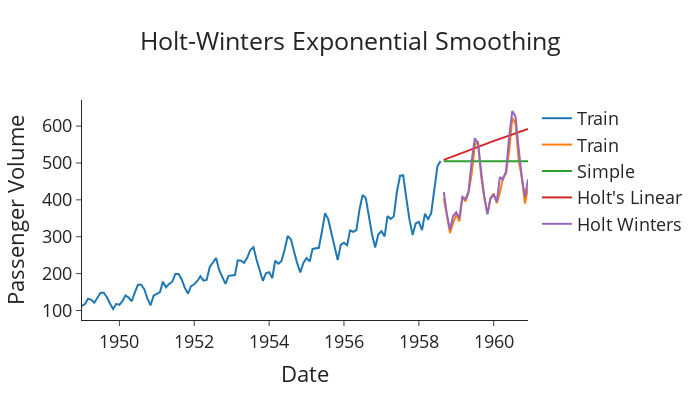

The notebook cell saved with this chart:
### Code cell
# Plot the forecasts
plot_func(forecasts_simple, forecasts_holt, forecasts_holt_winters,  "Holt-Winters Exponential Smoothing")
